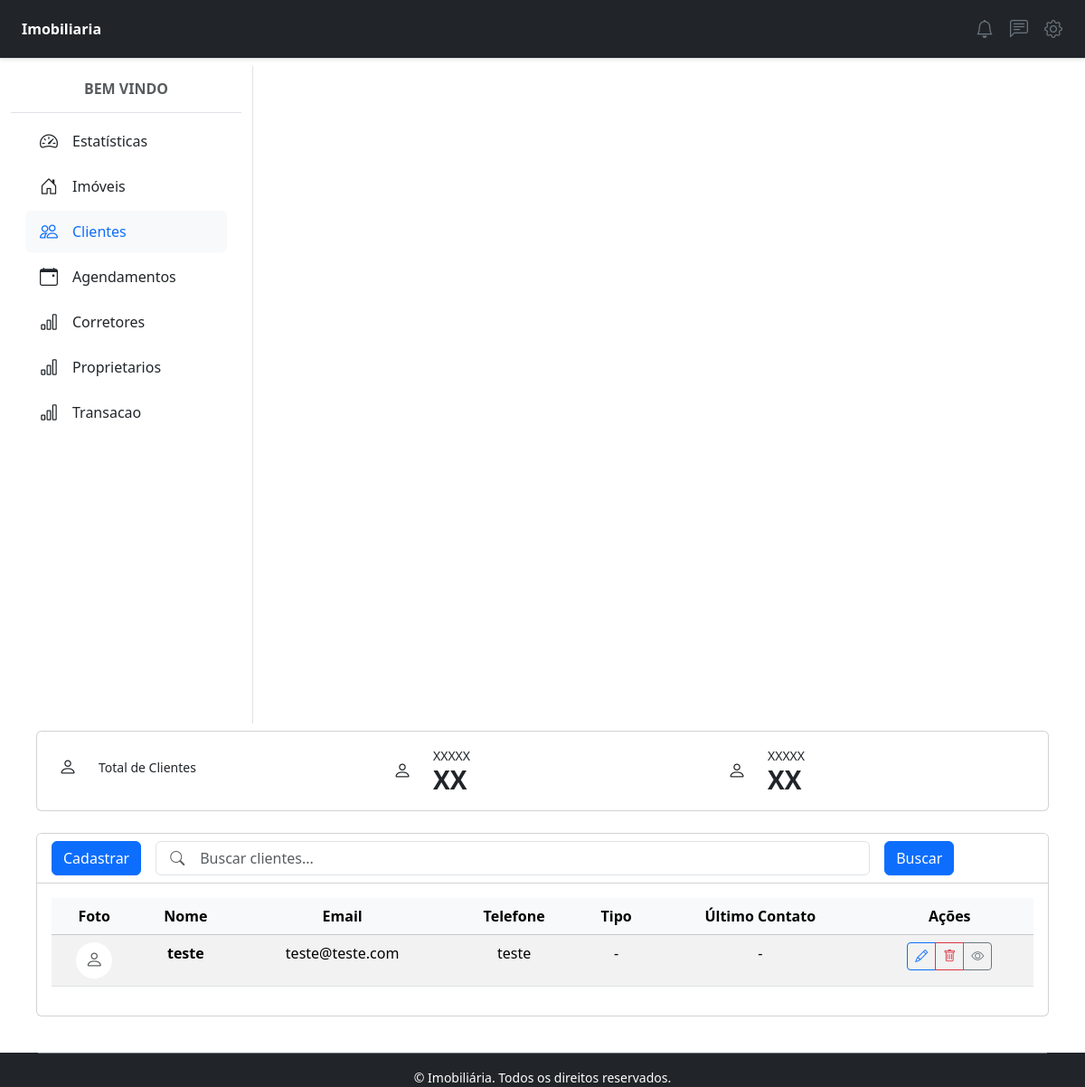
/clientes/, run on the app's committed database.
### cliente/models.py (models this page shows, shortened)
class Cliente(Pessoa):
    codigoCliente = models.CharField('Código do Cliente', max_length=10, unique=True, help_text='Código único do cliente')
    class Meta:
        verbose_name = 'Cliente'
        verbose_name_plural = 'Clientes'

### cliente/views.py (the view)
# urls.py: path('clientes/', ClientesView.as_view(), name='cliente'),
class ClientesView(ListView):
    model = Cliente
    template_name = 'clientes.html'
    def get_queryset(self):
        buscar = self.request.GET.get('buscar')
        qs = super(ClientesView, self).get_queryset()
        if buscar:
            qs = qs.filter(nome__icontains=buscar)
        if qs.count() > 0:
            paginator = Paginator(qs, 10)
            listagem = paginator.get_page(self.request.GET.get('page'))
            return listagem
        else:
            return messages.info(self.request, 'Nenhum cliente encontrado com esse nome')

### cliente/templates/clientes.html (shortened to what this page needs)
{% extends "principal.html" %}
{% block content %}
    <div class="container-fluid">
        <div class="row">
            <main class="col-md-9 col-lg-12 p-3">
                <div class="card mb-4">
                    <div class="card-body">
                        <div class="row g-4">
                            <div class="col-md-4">
                                <div class="d-flex align-items-center gap-3">
                                    <div class="p-2 bg-icon-purple rounded-circle">
                                        <i class="bi bi-person text-icon-purple fs-5"></i>
                                    </div>
                                    <div>
                                        <p class="text-muted-foreground mb-0 small">Total de Clientes</p>
                                    </div>
                                </div>
                            </div>
                            <div class="col-md-4">
                                <div class="d-flex align-items-center gap-3">
                                    <div class="p-2 bg-icon-green rounded-circle">
                                        <i class="bi bi-person text-icon-green fs-5"></i>
                                    </div>
                                    <div>
                                        <p class="text-muted-foreground mb-0 small">XXXXX</p>
                                        <p class="h3 fw-bold mb-0">XX</p>
                                    </div>
                                </div>
                            </div>
                            <div class="col-md-4">
                                <div class="d-flex align-items-center gap-3">
                                    <div class="p-2 bg-icon-red rounded-circle">
                                        <i class="bi bi-person text-icon-red fs-5"></i>
                                    </div>
                                    <div>
                                        <p class="text-muted-foreground mb-0 small">XXXXX</p>
                                        <p class="h3 fw-bold mb-0">XX</p>
                                    </div>
                                </div>
                            </div>
                        </div>
                    </div>
                </div>
                <div class="card">
                    <div class="card-header bg-white d-flex justify-content-between align-items-center">
                        <div class="d-flex align-items-center gap-3">
                            <a href="{% url 'cliente_adicionar' %}" class="btn btn-primary">Cadastrar</a>
                            <div class="position-relative">
                                <i class="bi bi-search position-absolute top-50 start-0 translate-middle-y ms-3 text-muted"></i>
                                <input type="text" class="form-control ps-5" placeholder="Buscar clientes..." style="width: 790px;" value="{{ request.GET.buscar }}">
                            </div>
                            <a href="#" class="btn btn-primary">Buscar</a>
                        </div>
                    </div>
                    <div class="card-body">
                        <div class="table-responsive">
                            <table class="table table-hover table-striped">
                                <thead class="table-light text-center">
                                    <tr>
                                        <th>Foto</th>
                                        <th>Nome</th>
                                        <th>Email</th>
                                        <th>Telefone</th>
                                        <th>Tipo</th>
                                        <th>Último Contato</th>
                                        <th>Ações</th>
                                    </tr>
                                </thead>
                                <tbody class="text-center">
                                    {% for cliente in object_list %}
                                    <tr>
                                        <td>
                                            {% if cliente.foto %}
                                            <img src="{{ cliente.foto.url }}" class="rounded-circle" width="40" height="40" alt="Foto do cliente"/>
                                            {% else %}
                                            <div class="bg-white rounded-circle d-flex align-items-center justify-content-center mx-auto" style="width: 40px; height: 40px;">
                                                <i class="bi bi-person text-muted fs-5"></i>
                                            </div>
                                            {% endif %}
                                        </td>
                                        <td class="fw-bold">{{ cliente.nome }}</td>
                                        <td>{{ cliente.email|default:"-" }}</td>
                                        <td>{{ cliente.telefone|default:"-" }}</td>
                                        <td>{{ cliente.get_tipo_display|default:"-" }}</td>
                                        <td>{{ cliente.ultimo_contato|default:"-" }}</td>
                                        <td class="text-center">
                                            <div class="btn-group btn-group-sm" role="group">
                                                <a href="{% url 'cliente_editar' cliente.pk %}" class="btn btn-outline-primary" title="Editar">
                                                    <i class="bi bi-pencil"></i>
                                                </a>
                                                <a href="{% url 'cliente_apagar' cliente.pk %}" class="btn btn-outline-danger" title="Excluir">
                                                    <i class="bi bi-trash"></i>
                                                </a>
                                                <button type="button" class="btn btn-outline-secondary" data-bs-toggle="modal" data-bs-target="#modal{{cliente.id}}">
                                                    <i class="bi bi-eye"></i>
                                                </button>
                                            </div>
                                        </td>
                                    </tr>
                                    {% endfor %}
                                </tbody>
                            </table>
                        </div>
                    </div>
                </div>
            </main>
        </div>
    </div>
</html>
{% endblock %}

### data on the page
Cliente: nome "teste", email "teste@teste.com", telefone "teste", tipo "-", ultimo_contato "-"
